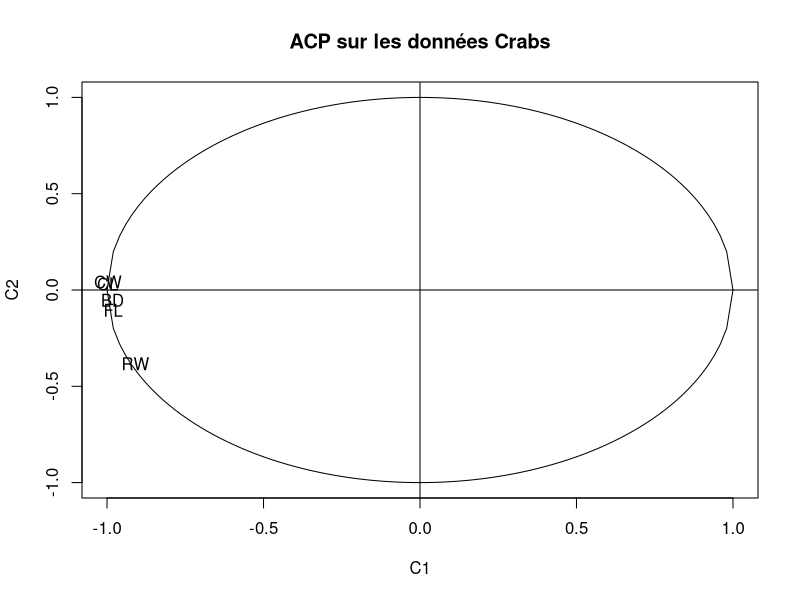
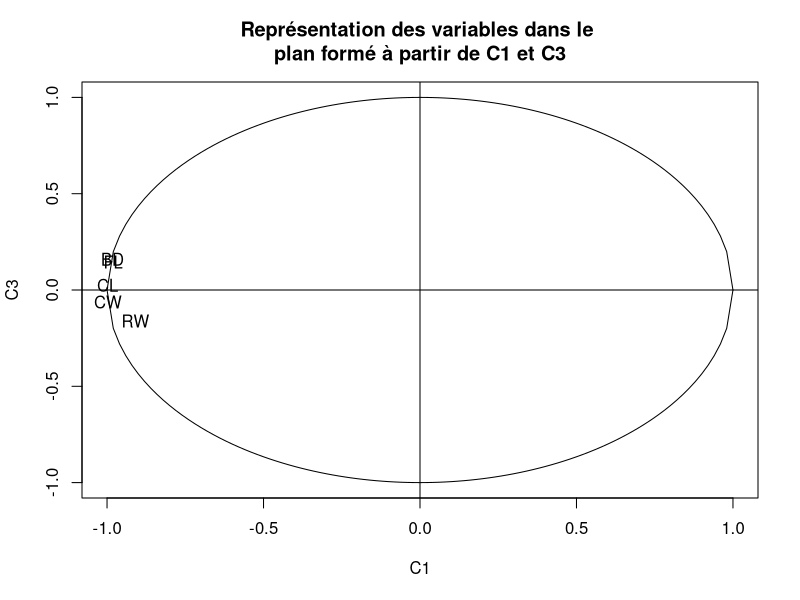
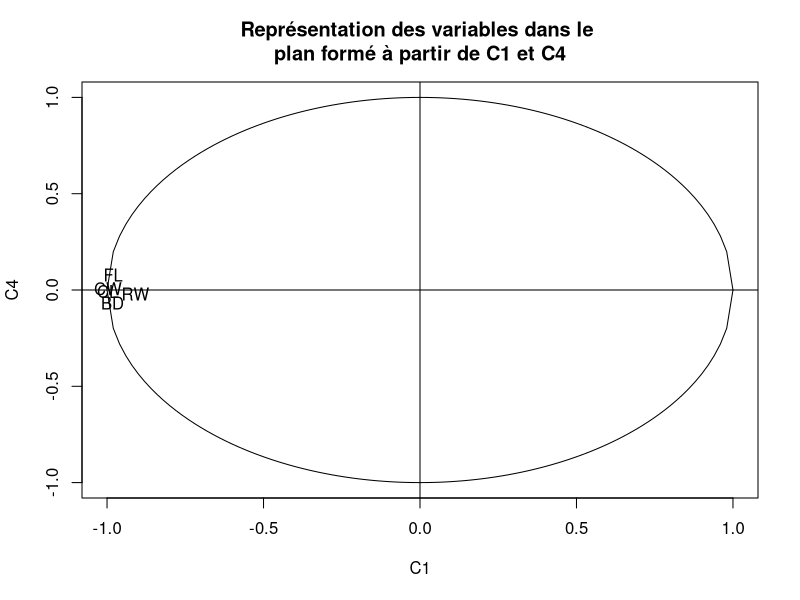
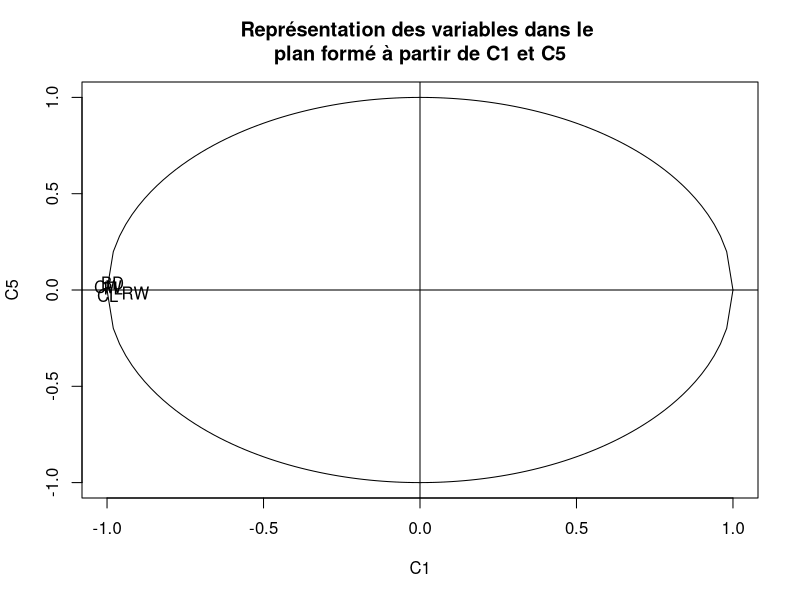
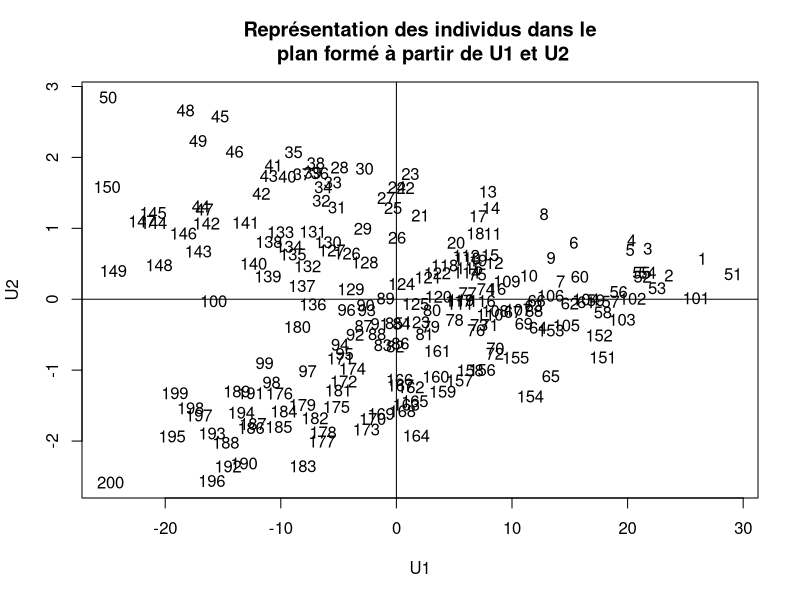
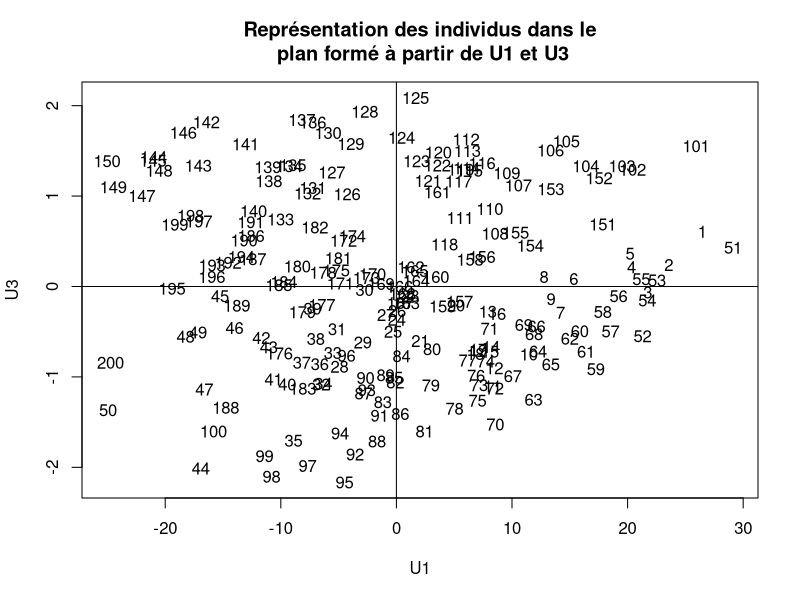
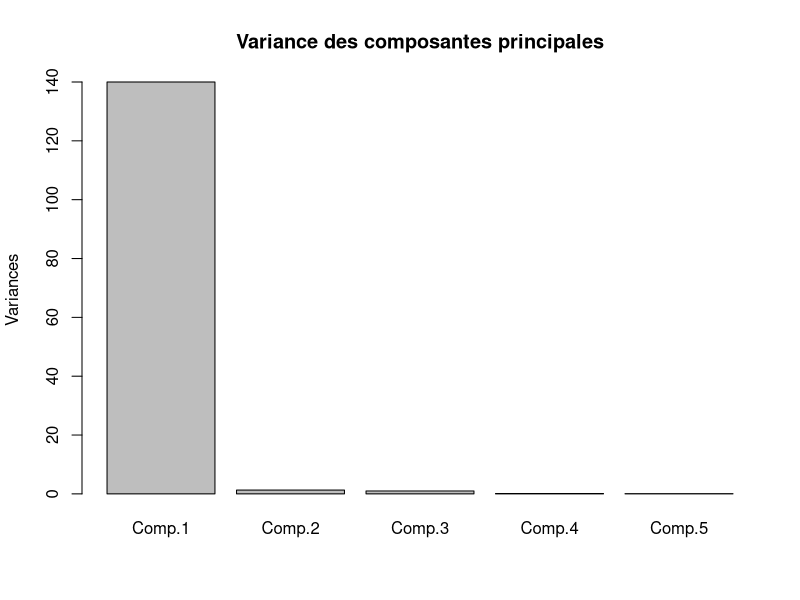
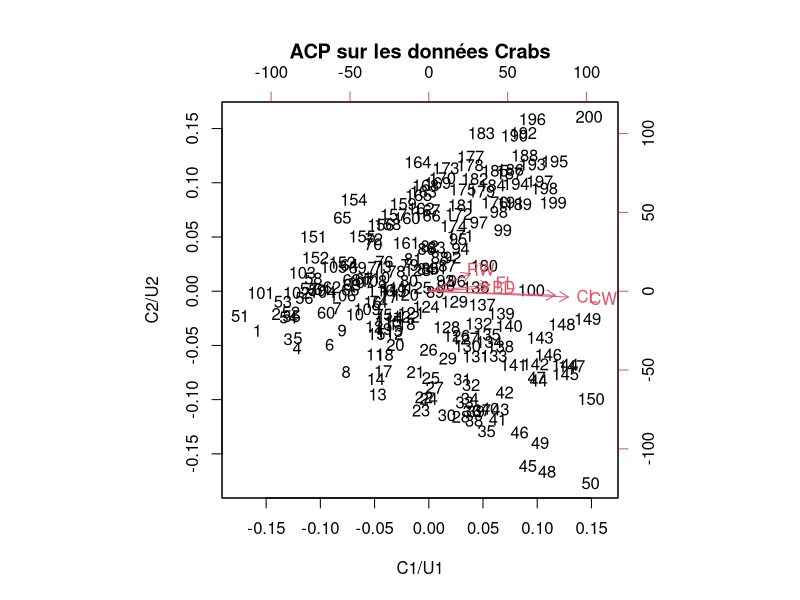

Recreate these plots in R, in order. (Note: this script raises an error after producing the figures.)
library(sm) # Chargement de sm

# Chargement des données crabs
library(MASS)
data(crabs)
crabsquant<-crabs[,4:8]


############################### Question 1 ############################### 

Y <- as.matrix(crabsquant) # Matrice crabs -> Y
n <- dim(Y)[1] # Nombre d'individus = 200
X <- Y - matrix(1, n, 1) %*% apply(Y, 2, mean) # Centrage et réduction éventuelle du tableau
# X <- X/matrix(1, n, 1) %*% apply(X, 2, sd) réduction entre 0 et 1
V <- (1/n)*t(X) %*% X #Calcul de la matrice de covariance ou de correlation
tmp <- eigen(V, symmetric=TRUE) # Calcul des valeurs propres et des axes principaux d'inertie 
L <- diag(tmp$values) # Matrice diagonale des valeurs propres
U <- tmp$vectors # Matrice des vecteurs propres
# U[,1] = -U[,1]
# U[,2] = -U[,2]
# U[,3] = -U[,3]
# U[,4] = -U[,4]
# U[,5] = -U[,5]
C <- X %*% U # Calcul des composantes principales
COR <- diag(1/apply(X^2, 1, sum)) %*% C^2 # Calcul des contributions des axes aux individus
CTR <- (1/n)*C^2 %*% diag(1/diag(L)) # Calcul des contributions des individus aux axes
D <- diag(1/(sqrt((n-1)/n)*apply(X, 2, sd))) %*% U %*% sqrt(L) # Représentation des variables

# Représentation des variables dans le plan formé à partir de C1 et C2
pdf("./images/2_dot_3/variables_crabsc1c2.pdf")
plot(-1:1, -1:1, type="n", xlab='C1', ylab='C2', 
	main='ACP sur les données Crabs')
text(D[,1], D[,2], colnames(crabsquant)); abline(h=0);abline(v=0)
curve(sqrt(1-x^2), -1, 1, add=TRUE)
curve(-sqrt(1-x^2), -1, 1, add=TRUE)
dev.off()

pause()

# Représentation des variables dans le plan formé à partir de C1 et C3
pdf("./images/2_dot_3/variables_crabsc1c3.pdf")
plot(-1:1, -1:1, type="n", xlab='C1', ylab='C3', 
	main='Représentation des variables dans le \nplan formé à partir de C1 et C3')
text(D[,1], D[,3], colnames(crabsquant)); abline(h=0);abline(v=0)
curve(sqrt(1-x^2), -1, 1, add=TRUE)
curve(-sqrt(1-x^2), -1, 1, add=TRUE)
dev.off()

pause()

# Représentation des variables dans le plan formé à partir de C1 et C4
pdf("./images/2_dot_3/variables_c1_c4.pdf")
plot(-1:1, -1:1, type="n", xlab='C1', ylab='C4', 
	main='Représentation des variables dans le \nplan formé à partir de C1 et C4')
text(D[,1], D[,4], colnames(crabsquant)); abline(h=0);abline(v=0)
curve(sqrt(1-x^2), -1, 1, add=TRUE)
curve(-sqrt(1-x^2), -1, 1, add=TRUE)
dev.off()

pause()

# Représentation des variables dans le plan formé à partir de C1 et C5
pdf("./images/2_dot_3/variables_c1_c5.pdf")
plot(-1:1, -1:1, type="n", xlab='C1', ylab='C5', 
	main='Représentation des variables dans le \nplan formé à partir de C1 et C5')
text(D[,1], D[,5], colnames(crabsquant)); abline(h=0);abline(v=0)
curve(sqrt(1-x^2), -1, 1, add=TRUE)
curve(-sqrt(1-x^2), -1, 1, add=TRUE)
dev.off()

# Conclusion : 
# 2eme axe : dure à définir; Ordonnée : math / francais un peu ? // 
# Abscisse : Science / Latin (léger !) très très léger ! Ordonné négatif : latin/fran // 
# positif : science / maths
# 3eme Axe : Ordonnée : Bon en dessin ; Abscisse : bon dans les 4 autres matières

pause()

# Représentation des individus dans le plan formé à partir de U1 et U2
pdf("./images/2_dot_2/individus_u1_u2.pdf")
plot(C[,1], C[,2], type="n", xlab='U1', ylab='U2', 
	main='Représentation des individus dans le\n plan formé à partir de U1 et U2')
text(C[,1], C[,2], rownames(crabsquant))
abline(h=0);abline(v=0)
dev.off()

pause()

# Représentation des individus dans le plan formé à partir de U1 et U3
pdf("./images/2_dot_3/individus_u1_u3.pdf")
plot(C[,1], C[,3], type="n", xlab='U1', ylab='U3', 
	main='Représentation des individus dans le\n plan formé à partir de U1 et U3')
text(C[,1], C[,3], rownames(crabsquant))
abline(h=0);abline(v=0);
dev.off()

pause()

# Conclusion : 
# 2eme Axe : Trop léger, on peut pas définir


############################### Question 1 suite ############################### 


res <- princomp(crabsquant) # Calcul de l'ACP
summary(res)
(res$sdev)^2 # L
res$loadings
res$scores

# Diagramme en bâtons des valeurs propres
pdf("./images/2_dot_3/batons_valeurs_propres.pdf")
plot(res, main='Variance des composantes principales')
dev.off()

pause()

# Représentation de l'ancienne base et des individus dans le plan formé à partir de U1 et U2
pdf("./images/2_dot_3/ex_base_et_individus_u1_u2.pdf")
biplot(res, xlab='C1/U1', ylab='C2/U2', 
	main='ACP sur les données Crabs')
dev.off()

pause()

# Représentation de l'ancienne base et des individus dans le plan formé à partir de U1 et U3
pdf("./images/2_dot_3/ex_base_et_individus_u1_u3.pdf")
biplot(res, c(1,3), xlab='C1/U1', ylab='C3/U3', 
	main='Représentation des variables dans le plan formé \n à partir de C1 et C3 et des individus\n dans le plan formé à partir de U1 et U3')
dev.off()

############################### Question 2 ###############################

crabsquant2 = crabsquant / crabsquant$CL
crabsquant2 = crabsquant2[,-3]

Y2 <- as.matrix(crabsquant2) # Matrice crabs réduite -> Y2
n2 <- dim(Y2)[1] # Nombre d'individus = 200
X2 <- Y - matrix(1, n2, 1) %*% apply(Y2, 2, mean) # Centrage et réduction éventuelle du tableau
# X <- X/matrix(1, n2, 1) %*% apply(X2, 2, sd) réduction entre 0 et 1
V2 <- (1/n2)*t(X2) %*% X2 #Calcul de la matrice de covariance ou de correlation
tmp2 <- eigen(V2, symmetric=TRUE) # Calcul des valeurs propres et des axes principaux d'inertie 
L2 <- diag(tmp2$values) # Matrice diagonale des valeurs propres
U2 <- tmp2$vectors # Matrice des vecteurs propres
# U[,1] = -U[,1]
# U[,2] = -U[,2]
# U[,3] = -U[,3]
# U[,4] = -U[,4]
# U[,5] = -U[,5]
C2 <- X2 %*% U2 # Calcul des composantes principales
COR2 <- diag(1/apply(X2^2, 1, sum)) %*% C2^2 # Calcul des contributions des axes aux individus
CTR2 <- (1/n2)*C2^2 %*% diag(1/diag(L2)) # Calcul des contributions des individus aux axes
D2 <- diag(1/(sqrt((n2-1)/n2)*apply(X2, 2, sd))) %*% U2 %*% sqrt(L2) # Représentation des variables

# Représentation des variables dans le plan formé à partir de C1 et C2
pdf("./images/2_dot_3/PTvariables_crabsc1c2.pdf")
plot(-1:1, -1:1, type="n", xlab='C1', ylab='C2', 
	main='ACP sur les données Crabs pré traitées')
text(D2[,1], D2[,2], colnames(crabsquant2)); abline(h=0);abline(v=0)
curve(sqrt(1-x^2), -1, 1, add=TRUE)
curve(-sqrt(1-x^2), -1, 1, add=TRUE)
dev.off()

pause()

# Représentation des individus dans le plan formé à partir de U1 et U2
pdf("./images/2_dot_3/PTindividus_u1_u2.pdf")
plot(C2[,1], C2[,2], type="n", xlab='U1', ylab='U2', 
	main='Représentation des individus dans le\n plan formé à partir de U1 et U2')
text(C2[,1], C2[,2], rownames(crabsquant2))
abline(h=0);abline(v=0)
dev.off()

pause()

res2 <- princomp(crabsquant2) # Calcul de l'ACP
summary(res2)
(res2$sdev)^2 # L2
res2$loadings
res2$scores

# Diagramme en bâtons des valeurs propres
pdf("./images/2_dot_3/PTbatons_valeurs_propres.pdf")
plot(res2, main='Variance des composantes principales avec données pré traitées')
dev.off()

pause()

# Représentation de l'ancienne base et des individus dans le plan formé à partir de U1 et U2
pdf("./images/2_dot_3/PTex_base_et_individus_u1_u2.pdf")
biplot(res2, xlab='C1/U1', ylab='C2/U2', 
	main='ACP sur les données Crabs pré traitées')
dev.off()

pause()

# Représentation de l'ancienne base et des individus dans le plan formé à partir de U1 et U3
pdf("./images/2_dot_3/PTex_base_et_individus_u1_u3.pdf")
biplot(res2, c(1,3), xlab='C1/U1', ylab='C3/U3', 
	main='Représentation des variables dans le plan formé \n à partir de C1 et C3 et des individus\n dans le plan formé à partir de U1 et U3')
dev.off()

pause()

labelsNames <- c("Fontal lobe size (mm)", "Rear width (mm)", 
                "Carapace width (mm)", "Body depth (mm)")

pdf("./images/2_dot_3/crabes_selon_sexe.pdf")
plot(crabsquant2, main="Caractéristiques morphologiques\n des crabes selon leur sexe", 
	pch=21, 
	col=c("firebrick", "darkcyan")[crabs[,2]],
	labels=labelsNames	
	)
legend("bottomright", 200,legend=c("Femelle", "Mâle"), 
	col = c("firebrick", "darkcyan"), pch = 21, inset=0) 
dev.off()

pause()

pdf("./images/2_dot_3/crabes_selon_espece.pdf")
plot(crabsquant2, main="Caractéristiques morphologiques \ndes crabes selon leur espèce", 
	pch=21, 
	col=c("lightslateblue", "orangered")[crabs[,1]],
	labels=labelsNames)
legend("bottomright", 200,legend=c("Espèce bleue", "Espèce orange"), 
	col = c("lightslateblue", "orangered"), pch = 21, inset=0)
dev.off()

############################### Question 2 option bis############################### 

crabsquant2 = crabsquant / crabsquant$CL
crabsquant2 = crabsquant2[,-3]

res2 = princomp(crabsquant2)


pdf(file = "./images/2_dot_3/PTplot_acp2_crabs.pdf")
plot(res2, main = "")
dev.off()

pdf(file = "./images/2_dot_3/PTbiplot_acp2_crabs.pdf")
biplot(res2, main = "Représentation de la corrélation après traitement")
abline(lty = 1, a = 0, b = 0, col = 1)
abline(lty = 1, a = 0, b = 1000000, col = 1)
dev.off()

pdf(file = "./images/2_dot_3/PTplot_crabs_sp_2.pdf")
plot(crabsquant2, col = crabs$sp)
dev.off()

pdf(file = "./images/2_dot_3/PTplot_crabs_sex_2.pdf")
plot(crabsquant2, col = crabs$sex)
dev.off()
